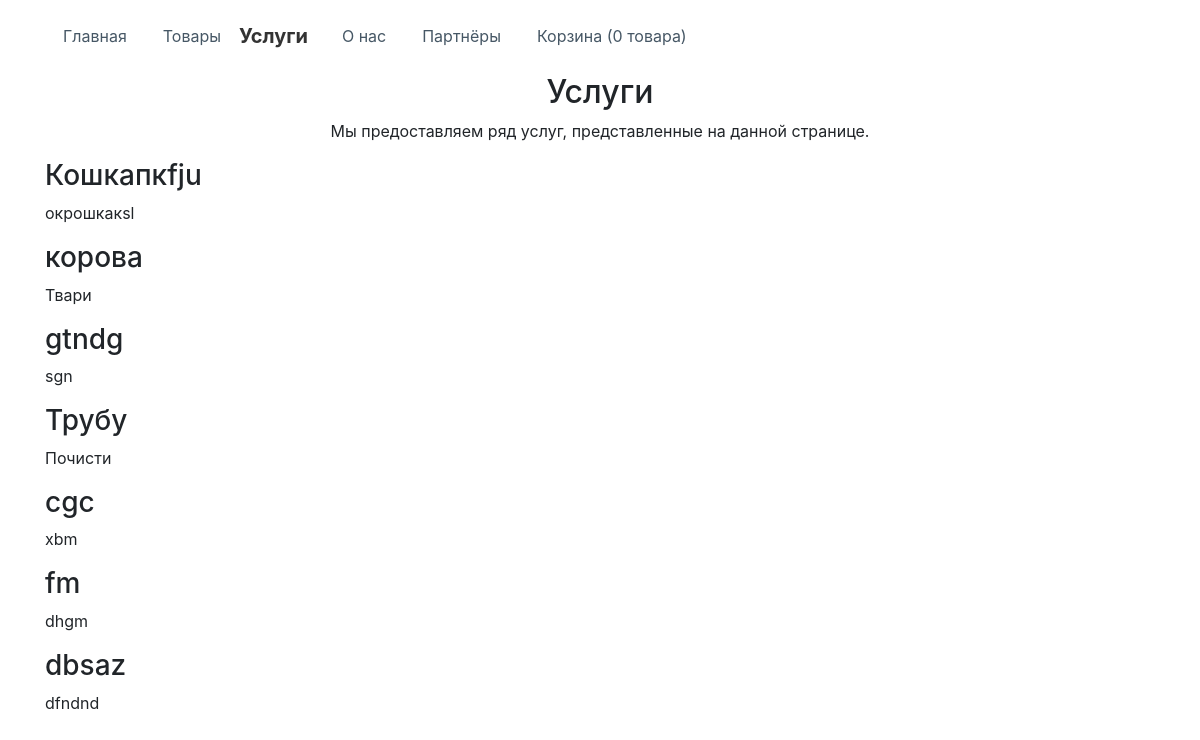
The page /servicePage.php on the database its author committed.
### tables this page shows
CREATE TABLE "Services" (
	"id"	INTEGER PRIMARY KEY AUTOINCREMENT,
	"title"	TEXT,
	"description"	TEXT,
	"nameImg"	TEXT
);

### servicePage.php (the view, shortened to what this page needs)
<!DOCTYPE html>
<html lang="ru" dir="ltr">
  <head>
    <link rel="stylesheet" href="style/bootstrap.min.css"/>
    <link rel="stylesheet" href="style/navigation.css">
  </head>
  <body>
    <?php include 'mainHeader.php';?>
    <div>
        <div class="container" id="Cont0">
            <div class="row">
                <div class="col-md-6"></div>
                <div class="col-md-6"></div>
            </div>
        </div>
    </div>
      <div class="projects-horizontal">
          <div class="container">
              <div class="intro">
                  <h2 class="text-center">Услуги</h2>
                  <p class="text-center">Мы предоставляем ряд услуг, представленные на данной странице.</p>
              </div>
              <?php
                $db = new SQLite3('resources/data.sqlite');
                $res = $db->query("SELECT * FROM Services");
                echo "<div class='row projects'><div class='col-sm-6 item'>";
                while ($row = $res->fetchArray()) {
                    $name = $row['title'];
                    $desc = $row['description'];
                    echo "<div class='row'><div class='col'>";
                    echo "<h3 class='name'>$name</h3>";
                    echo "<p class='description'>$desc</p></div></div>";
                }
                echo "</div></div>"
              ?>
          </div>
      </div>
  </body>
</html>

### mainHeader.php (shortened to what this page needs)
<div>
    <nav class="navbar navbar-light navbar-expand-md navigation-clean-button">
        <div class="container">
            <div class="collapse navbar-collapse" id="navcol-1">
                <ul class="nav navbar-nav mr-auto">
                  <li class="nav-item" role="presentation">
                    <a id="mainH" class="navbar-brand" href="main.php">Главная</a>
                  </li>
                  <li class="nav-item" role="presentation">
                    <a id="goodH" class="nav-link" href="goodsPage.php">Товары</a>
                  </li>
                  <li class="nav-item" role="presentation">
                    <a id="serviceH" class="nav-link" href="servicePage.php">Услуги</a>
                  </li>
                  <li class="nav-item" role="presentation">
                    <a id="aboutH" class="nav-link" href="about.php">О нас</a>
                  </li>
                  <li class="nav-item" role="presentation">
                    <a id="partsH" class="nav-link" href="partners.php">Партнёры</a>
                  </li>
                  <li class='nav-item' role='presentation'>
                    <a id="cartH" class='nav-link' onclick="openCart()" href=""></a>
                  </li>
                </ul>
            </div>
        </div>
    </nav>
</div>

### style/navigation.css (style rules this page uses)
.navigation-clean-button { background:#fff; padding-top:.75rem; padding-bottom:.75rem; color:#333; border-radius:0; box-shadow:none; border:none; margin-bottom:0; }
@media (min-width:768px) { .navigation-clean-button { padding-top:1rem; padding-bottom:1rem; } }
.navigation-clean-button .navbar-brand { font-weight:bold; color:inherit; }
.navigation-clean-button .navbar-collapse, .navigation-clean-button .form-inline { border-top-color:#ddd; }
.navigation-clean-button.navbar .navbar-nav .nav-link { padding-left:18px; padding-right:18px; }
.navigation-clean-button.navbar-light .navbar-nav .nav-link { color:#465765; }
.navbar-nav { display:-ms-flexbox; display:flex; -ms-flex-direction:column; flex-direction:column; padding-left:0; margin-bottom:0; list-style:none; }
.nav { display:-ms-flexbox; display:flex; -ms-flex-wrap:wrap; flex-wrap:wrap; padding-left:0; margin-bottom:0; list-style:none; }
body { margin:0; font-family:-apple-system,BlinkMacSystemFont,"Segoe UI",Roboto,"Helvetica Neue",Arial,sans-serif,"Apple Color Emoji","Segoe UI Emoji","Segoe UI Symbol"; font-size:1rem; font-weight:400; line-height:1.5; color:#212529; text-align:left; background-color:#fff; }
html { font-family:sans-serif; line-height:1.15; -webkit-text-size-adjust:100%; -ms-text-size-adjust:100%; -ms-overflow-style:scrollbar; -webkit-tap-highlight-color:transparent; }
a { color:#007bff; text-decoration:none; background-color:transparent; -webkit-text-decoration-skip:objects; }

### rows shown on the page
services: title "Кошкапкfju", description "окрошкакsl"
services: title "корова", description "Твари"
services: title "gtndg", description "sgn"
services: title "Трубу", description "Почисти"
services: title "cgc", description "xbm"
services: title "fm", description "dhgm"
services: title "dbsaz", description "dfndnd"
